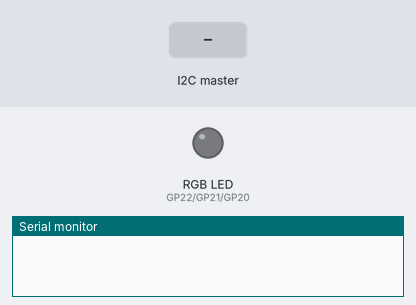
A sketch run on a simulated Raspberry Pi Pico. Parts: an RGB LED mixed from three pins (HIGH = lit), the last lines printed to the serial monitor. Inputs (shaded band) come from the test bench. Dim RGB values are drawn brighter than linear; storage starts empty.

Above: at 0.0 s.
At 1.1 s:
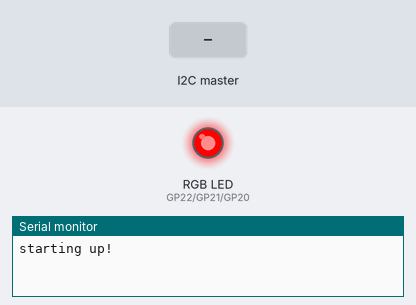
At 4.0 s:
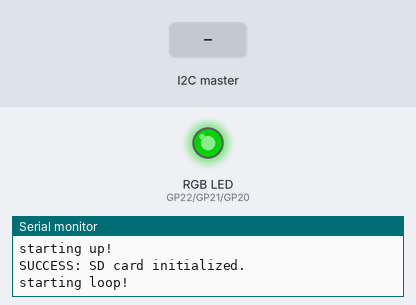
4.1 s: the I2C master sends the byte 5
5.6 s: the I2C master sends the byte 90
7.1 s: the I2C master sends the byte 200
Timing chart, 0 to 10.1 s (numbered marks = the images above; inputs shaded):
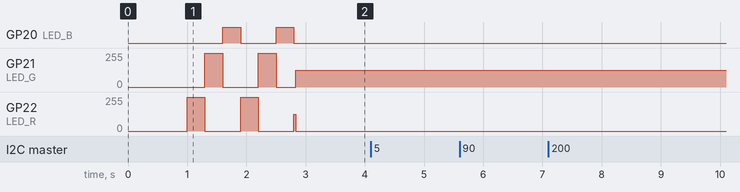

The sketch:

Core.ino
```cpp
#include <Wire.h>
#include <SD.h>
#include <SPI.h>
//#include "SparkFunCCS811.h"

#define LED_R 22
#define LED_G 21
#define LED_B 20

#define THIS_ADDRESS 0x8
#define OTHER_ADDRESS 0x9

boolean datalogging = false;

float alt = 0;
float GPSX, GPSY;

float CO, CO2, TVOC;

int pointID; // ID of the datapoint

long previous1HzMillis = 0;
long interval1Hz = 1000;

const int SD_CS = 10;

//#define CCS811_ADDR 0x5B //Default I2C Address
//CCS811 CO2Sensor(CCS811_ADDR);

void setup() {
  delay(1000); // slow down for serial monitor
  Serial.begin(9600);
  Serial.println("starting up!");

  startupLEDTest();
  modeError(); // Error unless otherwise stated

  Wire.begin(THIS_ADDRESS);
  Wire.setSDA(18);
  Wire.setSCL(19);

  Wire.onReceive(receiveEvent);

  if (!SD.begin(SD_CS)) {
    Serial.println(F("ERROR: Card failed, or not present"));
    while (1);
  }
  Serial.println(F("SUCCESS: SD card initialized."));

  String dataString = "\n\n\n -- SYSTEM INITIATED, NEW DATALOG -- ";
  File dataFile = SD.open("datalog.txt", FILE_WRITE);

  if (dataFile) {
    dataFile.println(dataString);
    dataFile.close();
  } else {
    Serial.println(F("ERROR: opening datalog.txt"));
    while(1);
  }
  //Serial.print(F("File ready to datalog to!"));
  /*
  CCS811Core::status returnCode = CO2Sensor.beginCore();
  Serial.print("beginCore exited with: ");
  switch ( returnCode ) {
    case CCS811Core::SENSOR_SUCCESS:
      Serial.print("SUCCESS");
      break;
    case CCS811Core::SENSOR_ID_ERROR:
      Serial.print("ID_ERROR");
      break;
    case CCS811Core::SENSOR_I2C_ERROR:
      Serial.print("I2C_ERROR");
      break;
    case CCS811Core::SENSOR_INTERNAL_ERROR:
      Serial.print("INTERNAL_ERROR");
      break;
    case CCS811Core::SENSOR_GENERIC_ERROR:
      Serial.print("GENERIC_ERROR");
      break;
    default:
      Serial.print("Unspecified error.");
  }*/

  modeGood();

  datalogging = true;
  Serial.println("starting loop!");
}

void loop() {

  unsigned long currentMillis = millis();

  if (currentMillis - previous1HzMillis > interval1Hz) {
    previous1HzMillis = currentMillis;
    if (datalogging) {
      modeDatalogging();

      String dataString = String(millis()) + "," + String(GPSX) + "," + String(GPSY) + "," + String(alt) + "," + String(CO) + "," + String(CO2) + "," + String(TVOC);

      File dataFile = SD.open("datalog.txt", FILE_WRITE);

      if (dataFile) {
        dataFile.println(dataString);
        dataFile.close();
      } else {
        Serial.println(F("ERROR: opening datalog.txt"));
      }
    } else {
      modeGood();
    }
  }
}

void receiveEvent(int howMany) {
  String input = "";
  while (Wire.available() > 0) {
    char c = Wire.read();
    input += c;
  }
  Serial.print("Received: ");
  Serial.println(input);

  String key = getVal(input, ':', 0);
  String value = getVal(input, ':', 1);

  Serial.println("Key: " + key + ", value: " + value);

  if (key == "com-datalog") {
    if (value == "start") {
      datalogging = true;
      Serial.println("Starting datalog");
    } else if (value == "stop") {
      datalogging = false;
      Serial.println("Stoping datalog.");
    } else {
      Serial.println("Unknown key");
    }

  } else if (key == "com-GPSX") {
    GPSX = value.toFloat();

  } else if (key == "com-GPSY") {
    GPSY = value.toFloat();

  } else if (key == "com-ALT") {
    alt = value.toFloat();

  } else if (key == "sen-CO") {
    CO = value.toFloat();

  } else if (key == "sen-CO2") {
    CO2 = value.toFloat();

  } else if (key == "sen-TVOC") {
    TVOC = value.toFloat();

  } else {
    Serial.println("ERROR: Unknown key");
  }

  Serial.println();

}

// https://stackoverflow.com/questions/9072320/split-string-into-string-array
String getVal(String data, char separator, int index) {
  int found = 0;
  int strIndex[] = {0, -1};
  int maxIndex = data.length() - 1;

  for (int i = 0; i <= maxIndex && found <= index; i++) {
    if (data.charAt(i) == separator || i == maxIndex) {
      found++;
      strIndex[0] = strIndex[1] + 1;
      strIndex[1] = (i == maxIndex) ? i + 1 : i;
    }
  }

  return found > index ? data.substring(strIndex[0], strIndex[1]) : "";
}

void startupLEDTest() {
  pinMode(LED_R, OUTPUT);
  pinMode(LED_G, OUTPUT);
  pinMode(LED_B, OUTPUT);

  analogWrite(LED_R, 0);
  analogWrite(LED_G, 0);
  analogWrite(LED_B, 0);

  analogWrite(LED_R, 255);
  delay(300);
  analogWrite(LED_R, 0);

  analogWrite(LED_G, 255);
  delay(300);
  analogWrite(LED_G, 0);

  analogWrite(LED_B, 255);
  delay(300);
  analogWrite(LED_B, 0);

  analogWrite(LED_R, 255);
  delay(300);
  analogWrite(LED_R, 0);

  analogWrite(LED_G, 255);
  delay(300);
  analogWrite(LED_G, 0);

  analogWrite(LED_B, 255);
  delay(300);
  analogWrite(LED_B, 0);
}

void modeGood() {
  analogWrite(LED_R, 0);
  analogWrite(LED_G, 0);
  analogWrite(LED_B, 255 / 2);
}

void modeError() {
  analogWrite(LED_R, 255 / 2);
  analogWrite(LED_G, 0);
  analogWrite(LED_B, 0);
}

void modeDatalogging() {
  analogWrite(LED_R, 0);
  analogWrite(LED_G, 255 / 2);
  analogWrite(LED_B, 0);
}
```
